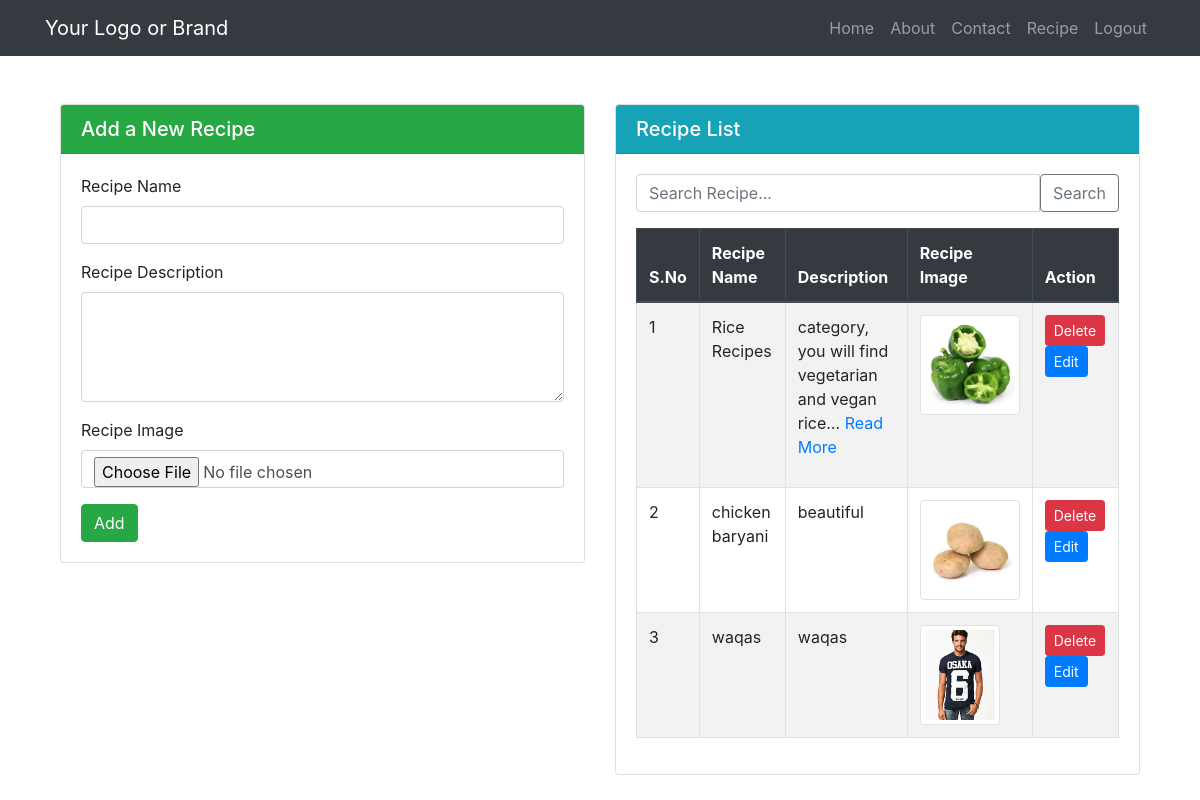
Page /recipe/ (signed in) on the earlier database version.
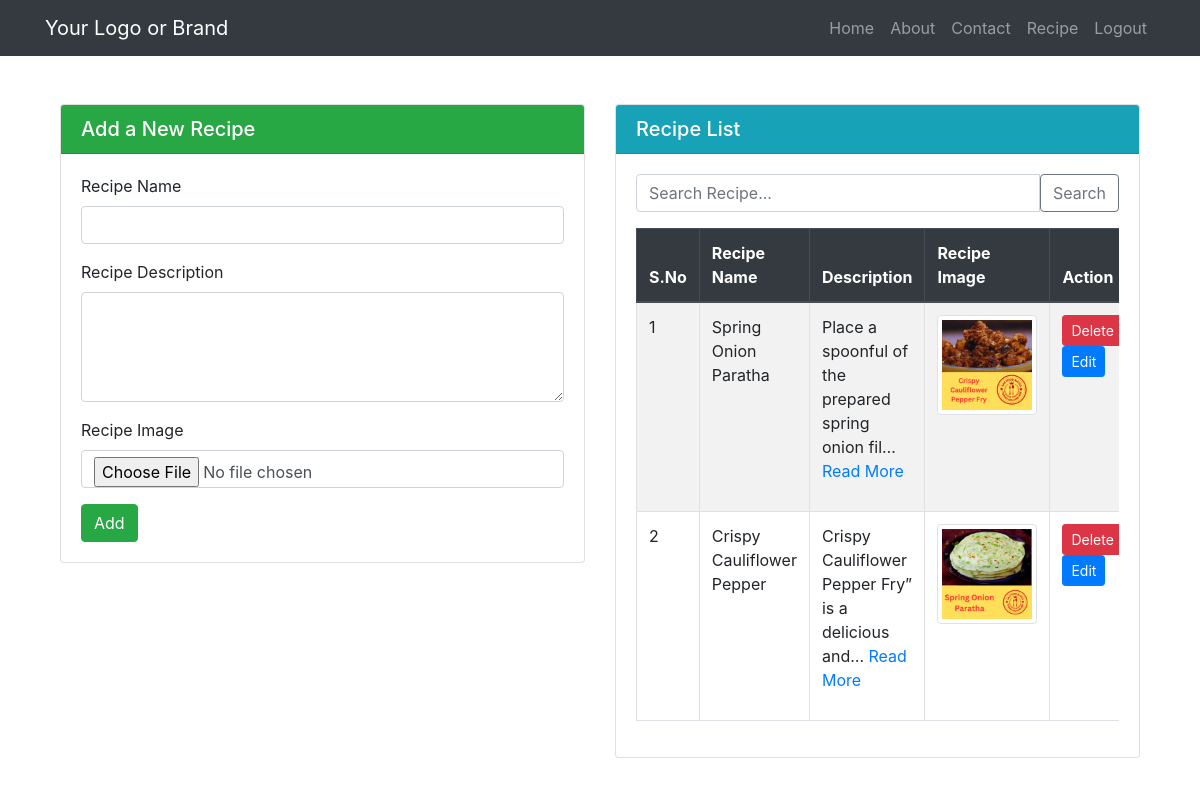
Same page on the later database version.
### task1/models.py (models this page shows, shortened)
class Recipe(models.Model):
    user = models.ForeignKey(User,on_delete=models.SET_NULL ,null = True, blank = True)
    recipe_name = models.CharField(max_length=100)
    recipe_description = models.TextField()
    recipe_image = models.ImageField(upload_to='recipe_images/')

### task1/views.py (the view)
# urls.py: path('recipe/', views.recipe, name='recipe'),
@login_required(login_url="/login/")
def recipe(request):
    queryset = Recipe.objects.all()
    if request.GET.get('search'):
        queryset = queryset.filter(recipe_name__icontains=request.GET.get('search'))
    if request.method == 'POST':
        data = request.POST
        recipe_image = request.FILES.get('recipe_image')
        recipe_name = data.get('recipe_name')
        recipe_description = data.get('recipe_description')
        Recipe.objects.create(
            recipe_name=recipe_name,
            recipe_description=recipe_description,
            recipe_image=recipe_image
        )
        return redirect('/recipe/')
    elif request.method == 'GET':
        context = {'recipe': queryset}
        return render(request, 'recipe.html', context)
    return HttpResponseNotAllowed(['GET', 'POST'])

### task1/templates/recipe.html (shortened to what this page needs)
{% extends 'base.html' %}
{% block content %}
<div class="container mt-5">
    <div class="row">
        <div class="col-md-6">
            <div class="card">
                <h5 class="card-header bg-success text-white">Add a New Recipe</h5>
                <div class="card-body">
                    <form method="POST" enctype="multipart/form-data">
                        <div class="mb-3">
                            <label for="recipeName" class="form-label">Recipe Name</label>
                            <input type="text" class="form-control" id="recipeName" name="recipe_name" required>
                        </div>
                        <div class="mb-3">
                            <label for="recipeDescription" class="form-label">Recipe Description</label>
                            <textarea class="form-control" id="recipeDescription" name="recipe_description" rows="4" required></textarea>
                        </div>
                        <div class="mb-3">
                            <label for="recipeImage" class="form-label">Recipe Image</label>
                            <input type="file" class="form-control" id="recipeImage" name="recipe_image" accept="image/*" required>
                        </div>
                        <button type="submit" class="btn btn-success">Add</button>
                    </form>
                </div>
            </div>
        </div>
        <div class="col-md-6">
            <div class="card">
                <h5 class="card-header bg-info text-white">Recipe List</h5>
                <div class="card-body">
                    <form method="GET" action="{% url 'recipe' %}">
                        <div class="input-group mb-3">
                            <input name="search" class="form-control" placeholder="Search Recipe..." aria-label="Search Recipe" aria-describedby="searchButton">
                            <button type="submit" class="btn btn-outline-secondary" id="searchButton">Search</button>
                        </div>
                    </form>
                    <div class="table-responsive">
                        <table class="table table-bordered table-striped">
                            <thead class="thead-dark">
                                <tr>
                                    <th>S.No</th>
                                    <th>Recipe Name</th>
                                    <th>Description</th>
                                    <th>Recipe Image</th>
                                    <th>Action</th>
                                </tr>
                            </thead>
                            <tbody>
                                {% for recipe in recipe %}
                                <tr>
                                    <td>{{ forloop.counter }}</td>
                                    <td>{{ recipe.recipe_name }}</td>
                                    <td>
                                        <p class="description">
                                            {% if recipe.recipe_description|length > 50 %}
                                                {{ recipe.recipe_description|truncatechars:50 }}
                                                <a href="#" class="read-more">Read More</a>
                                            {% else %}
                                                {{ recipe.recipe_description }}
                                            {% endif %}
                                        </p>
                                    </td>
                                    <td>
                                        {% if recipe.recipe_image %}
                                            <img src="{{ recipe.recipe_image.url }}" alt="{{ recipe.recipe_name }} Image" style="max-width: 100px; max-height: 100px;" class="img-thumbnail">
                                        {% else %}
                                            No Image
                                        {% endif %}
                                    </td>
                                    <td>
                                        <form method="POST" action="{% url 'delete_recipe' recipe.id %}" style="display: inline;">
                                            <button type="submit" class="btn btn-danger btn-sm">Delete</button>
                                        </form>
                                        <a href="{% url 'update_recipe' recipe.id %}" class="btn btn-primary btn-sm">Edit</a>
                                    </td>
                                </tr>
                                {% endfor %}
                            </tbody>
                        </table>
                    </div>
                </div>
            </div>
        </div>
    </div>
</div>
{% endblock %}

### task1/templates/base.html (shortened to what this page needs)
<!DOCTYPE html>
<html lang="en">
<head>
    <link rel="stylesheet" href="https://stackpath.bootstrapcdn.com/bootstrap/4.5.2/css/bootstrap.min.css">
</head>
<body>
    <nav class="navbar navbar-expand-lg navbar-dark bg-dark bg-body-tertairy">
        <div class="container">
            <a class="navbar-brand" href="{% url 'home' %}">Your Logo or Brand</a>
            <div class="collapse navbar-collapse justify-content-end" id="navbarNav">
                <ul class="navbar-nav">
                    <li class="nav-item">
                        <a class="nav-link" href="{% url 'home' %}">Home</a>
                    </li>
                    <li class="nav-item">
                        <a class="nav-link" href="{% url 'about' %}">About</a>
                    </li>
                    <li class="nav-item">
                        <a class="nav-link" href="{% url 'contact' %}">Contact</a>
                    </li>
                    <li class="nav-item">
                        <a class="nav-link" href="{% url 'recipe' %}">Recipe</a>
                    </li>
                    {% if user.is_authenticated %}
                        <li class="nav-item">
                            <a class="nav-link" href="{% url 'logout' %}">Logout</a>
                        </li>
                    {% endif %}
                </ul>
            </div>
        </div>
    </nav>
    <div class="container">
        {% block content %}
        {% endblock %}
    </div>
</body>
</html>

Differences in the rows shown:
removed Recipe: recipe_name "Rice Recipes", recipe_description "category, you will find vegetarian and vegan rice…", recipe_image (picture)
removed Recipe: recipe_name "chicken baryani", recipe_description "beautiful", recipe_image (picture)
removed Recipe: recipe_name "waqas", recipe_description "waqas", recipe_image (picture)
added Recipe: recipe_name "Spring Onion Paratha", recipe_description "Place a spoonful of the prepared spring onion fil…", recipe_image (picture)
added Recipe: recipe_name "Crispy Cauliflower Pepper", recipe_description "Crispy Cauliflower Pepper Fry” is a delicious and…", recipe_image (picture)
